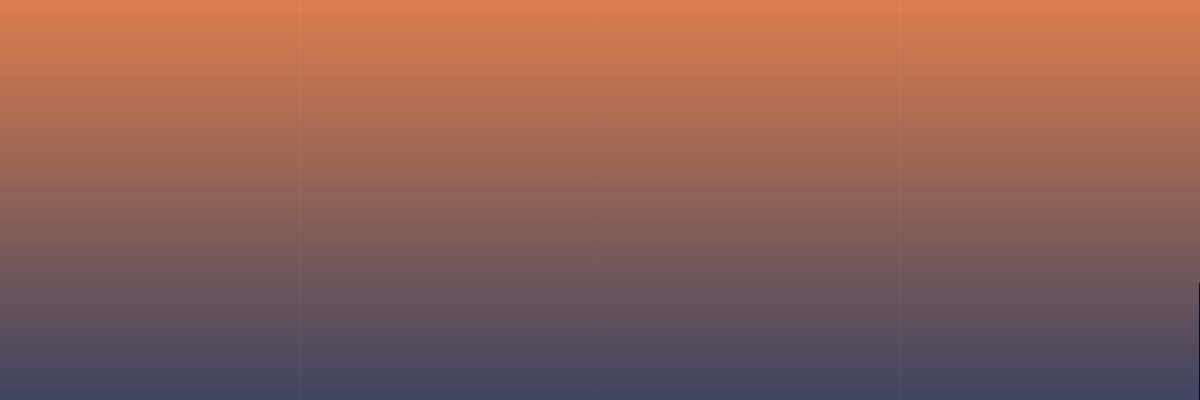
Frame 1 (no input)
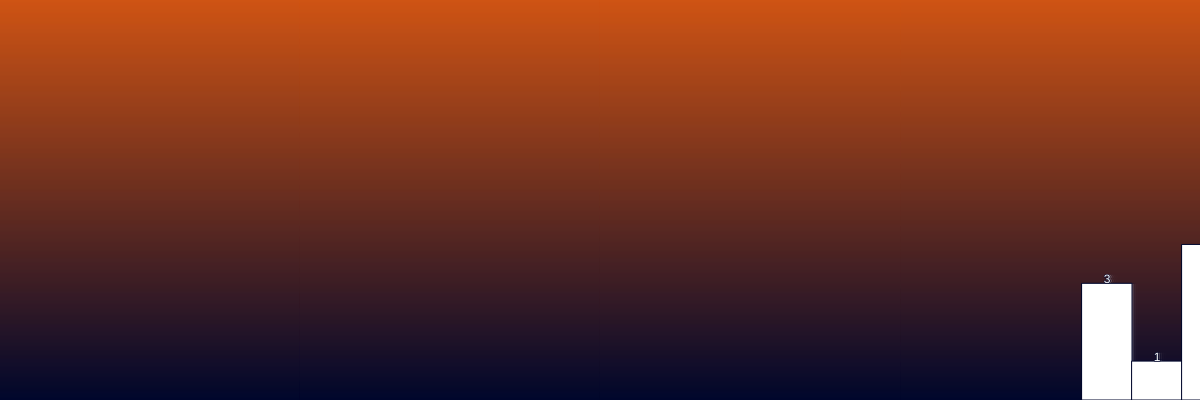
Frame 60 (no input)
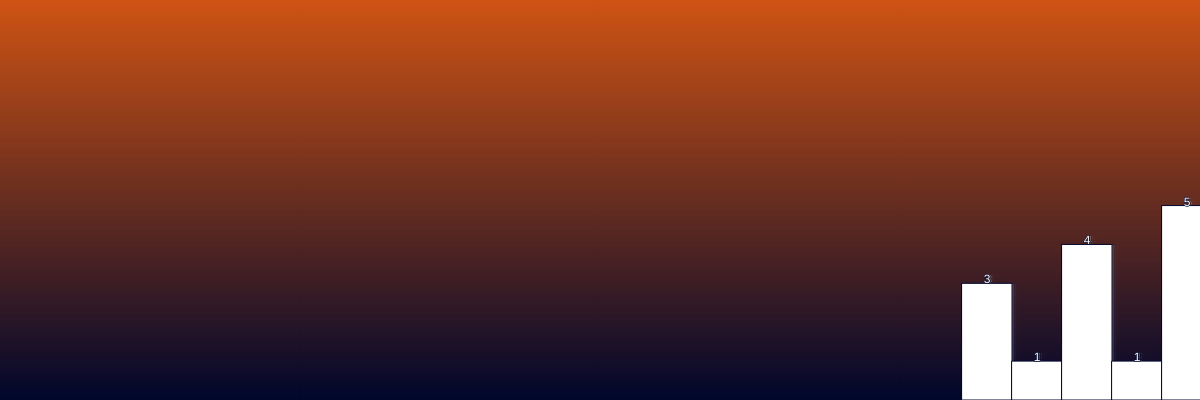
Frame 120 (the mouse pressed at the canvas centre since frame 60)

The p5.js sketch that drew these frames (run headless with seeded random() and noise() and a simulated clock; from frame 60 on, the mouse is pressed at the canvas centre):

// p5.js sketch
// ── sketch.js
let pi = "3.141592653589793238462643383279502884197169399375105820974944592307816406286 208998628034825342117067982148086513282306647093844609550582231725359408128481 117450284102701938521105559644622948954930381964428810975665933446128475648233 786783165271201909145648566923460348610454326648213393607260249141273724587006 606315588174881520920962829254091715364367892590360011330530548820466521384146 951941511609433057270365759591953092186117381932611793105118548074462379962749 567351885752724891227938183011949129833673362440656643086021394946395224737190 702179860943702770539217176293176752384674818467669405132000568127145263560827 785771342757789609173637178721468440901224953430146549585371050792279689258923 542019956112129021960864034418159813629774771309960518707211349999998372978049 951059731732816096318595024459455346908302642522308253344685035261931188171010 003137838752886587533208381420617177669147303598253490428755468731159562863882 353787593751957781857780532171226806613001927876611195909216420198938095257201 ";
let piarr = [];

function setup() {
  for(har of pi) {
    if(har != "." && har != " ") {
      piarr.push(parseInt(har));
    }
  }

  createCanvas(windowWidth, 400);  
  textAlign(CENTER);
  config.xOff = -width;
}


const config = {
  barWidth: 50,
  xOff: 0,
  speed: 2
};

function draw() {
  setGradient(0, 0, width, height, color(207, 84, 20), color(0, 7, 44), 1)
  config.bars = ceil(width / config.barWidth);
  for(let i = 0; i < piarr.length; i++) {
    let x = i * config.barWidth - config.xOff;
    if(x + config.barWidth < 0 && x > width) {
      continue;
    } else {
      fill(255);
      let h = map(piarr[i], 0, 9, 0, height - 50);
      rect(x, height - h, config.barWidth, h);
      text(piarr[i], x + config.barWidth / 2, height - h);
    }
  }
  config.xOff += config.speed;
}

function setGradient(x, y, w, h, c1, c2, axis) {

  noFill();

  if (axis == 1) {  // Top to bottom gradient
    for (var i = y; i <= y+h; i++) {
      var inter = map(i, y, y+h, 0, 1);
      var c = lerpColor(c1, c2, inter);
      stroke(c);
      line(x, i, x+w, i);
    }
  }  
  else if (axis == 2) {  // Left to right gradient
    for (var i = x; i <= x+w; i++) {
      var inter = map(i, x, x+w, 0, 1);
      var c = lerpColor(c1, c2, inter);
      stroke(c);
      line(i, y, i, y+h);
    }
  }
}
